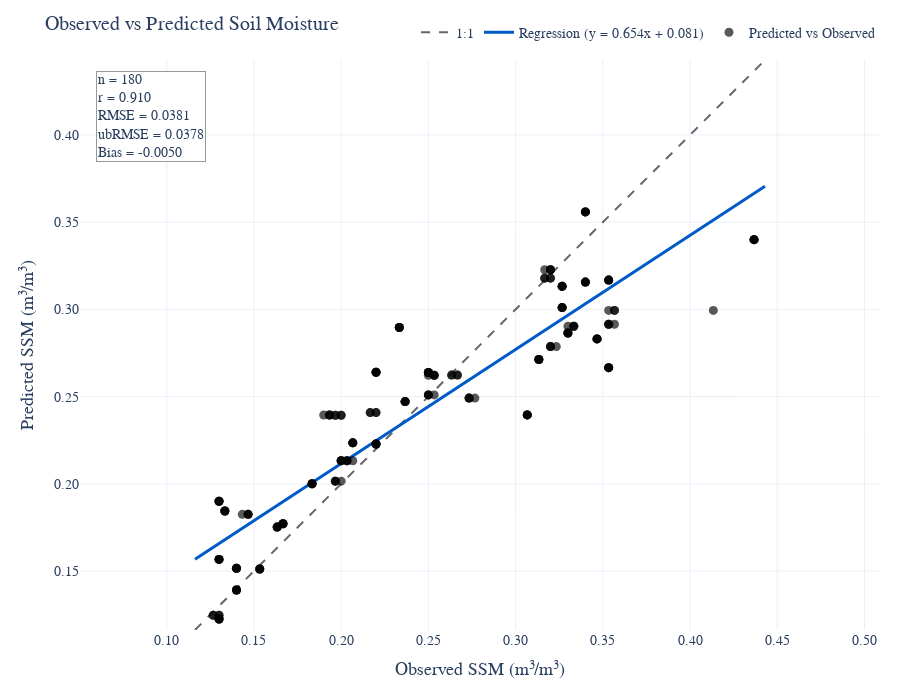

Notebook code for this chart:
### Code cell
import numpy as np
import plotly.graph_objects as go
from scipy.stats import pearsonr

# ---- Prep ----
df = sub_df.loc[:, ["ssm", "ssm_pred", "station", "date"]].dropna(subset=["ssm", "ssm_pred"]).copy()
obs  = df["ssm"].to_numpy()
pred = df["ssm_pred"].to_numpy()
n = obs.size

# Metrics
bias   = float(np.mean(pred - obs))
rmse   = float(np.sqrt(np.mean((pred - obs) ** 2)))
ub_rmse= float(np.sqrt(np.mean(((pred - obs) - bias) ** 2)))
r, _   = pearsonr(obs, pred)

# Axis limits (square)
minv = float(min(obs.min(), pred.min()))
maxv = float(max(obs.max(), pred.max()))
pad  = 0.02 * (maxv - minv) if maxv > minv else 0.01
xmin, xmax = minv - pad, maxv + pad
x_line = np.linspace(xmin, xmax, 200)

# Regression (y on x)
m, b = np.polyfit(obs, pred, 1)
y_reg = m * x_line + b

# ---- Figure ----
fig = go.Figure()

# 1:1 line
fig.add_trace(go.Scatter(
    x=x_line, y=x_line, mode="lines",
    line=dict(color="rgba(0,0,0,0.6)", width=2, dash="dash"),
    name="1:1", hoverinfo="skip"
))

# Regression line
fig.add_trace(go.Scatter(
    x=x_line, y=y_reg, mode="lines",
    line=dict(color="rgb(0,90,200)", width=3),
    name=f"Regression (y = {m:.3f}x + {b:.3f})",
    hoverinfo="skip"
))

# Scatter points (bigger dots)
fig.add_trace(go.Scatter(
    x=obs, y=pred, mode="markers",
    marker=dict(size=9, color="rgba(0,0,0,0.65)"),
    name="Predicted vs Observed",
    customdata=np.stack([
        df["station"].to_numpy(),
        df["date"].astype(str).to_numpy(),
        (pred - obs)
    ], axis=1),
    hovertemplate=(
        "Station: %{customdata[0]}<br>"
        "Date: %{customdata[1]}<br>"
        "Obs: %{x:.3f}<br>"
        "Pred: %{y:.3f}<br>"
        "Residual: %{customdata[2]:+.3f}<extra></extra>"
    )
))

# Metrics box
metrics_text = (
    f"n = {n:,}<br>"
    f"r = {r:.3f}<br>"
    f"RMSE = {rmse:.4f}<br>"
    f"ubRMSE = {ub_rmse:.4f}<br>"
    f"Bias = {bias:+.4f}"
)
fig.add_annotation(
    x=0.02, y=0.98, xref="paper", yref="paper",
    text=metrics_text, showarrow=False, align="left",
    bordercolor="rgba(0,0,0,0.4)", borderwidth=1,
    bgcolor="rgba(255,255,255,0.95)", font=dict(size=14)
)

# Layout with stronger axis fonts
fig.update_layout(
    template="plotly_white",
    title="Observed vs Predicted Soil Moisture",
    xaxis_title="Observed SSM (m³/m³)",
    yaxis_title="Predicted SSM (m³/m³)",
    width=900, height=700,
    font=dict(family="Arial", size=14),
    legend=dict(orientation="h", yanchor="bottom", y=1.02,
                xanchor="right", x=1),
    margin=dict(l=80, r=20, t=60, b=70)
)

# Axis styling: stronger ticks + titles
fig.update_xaxes(
    range=[xmin, xmax],
    tickformat=".2f",
    showgrid=True,
    zeroline=False,
    title_font=dict(size=18),
    tickfont=dict(size=14)
)
fig.update_yaxes(
    range=[xmin, xmax],
    tickformat=".2f",
    showgrid=True,
    zeroline=False,
    scaleanchor="x", scaleratio=1,
    title_font=dict(size=18),
    tickfont=dict(size=14)
)

fig.show()

### Figure 1 — Plotly figure (JSON) as saved in the notebook; plotly's stock layout.template omitted (floating-point values rounded to 4 significant figures; data arrays with more than 128 entries replaced by an {"elided": "..."} marker saying what was removed)
{"data": [{"hoverinfo": "skip", "line": {"color": "rgba(0,0,0,0.6)", "dash": "dash", "width": 2}, "mode": "lines", "name": "1:1", "type": "scatter", "x": {"elided": "200 float values"}, "y": {"elided": "200 float values"}}, {"hoverinfo": "skip", "line": {"color": "rgb(0,90,200)", "width": 3}, "mode": "lines", "name": "Regression (y = 0.654x + 0.081)", "type": "scatter", "x": {"elided": "200 float values"}, "y": {"elided": "200 float values"}}, {"customdata": {"elided": "180x3 mixed values"}, "hovertemplate": "Station: %{customdata[0]}<br>Date: %{customdata[1]}<br>Obs: %{x:.3f}<br>Pred: %{y:.3f}<br>Residual: %{customdata[2]:+.3f}<extra></extra>", "marker": {"color": "rgba(0,0,0,0.65)", "size": 9}, "mode": "markers", "name": "Predicted vs Observed", "type": "scatter", "x": {"elided": "180 float values"}, "y": {"elided": "180 float values"}}], "layout": {"annotations": [{"align": "left", "bgcolor": "rgba(255,255,255,0.95)", "bordercolor": "rgba(0,0,0,0.4)", "borderwidth": 1, "font": {"size": 14}, "showarrow": false, "text": "n = 180<br>r = 0.910<br>RMSE = 0.0381<br>ubRMSE = 0.0378<br>Bias = -0.0050", "x": 0.02, "xref": "paper", "y": 0.98, "yref": "paper"}], "font": {"family": "Arial", "size": 14}, "height": 700, "legend": {"orientation": "h", "x": 1, "xanchor": "right", "y": 1.02, "yanchor": "bottom"}, "margin": {"b": 70, "l": 80, "r": 20, "t": 60}, "title": {"text": "Observed vs Predicted Soil Moisture"}, "width": 900, "xaxis": {"range": [0.1162, 0.4429], "showgrid": true, "tickfont": {"size": 14}, "tickformat": ".2f", "title": {"font": {"size": 18}, "text": "Observed SSM (m³/m³)"}, "zeroline": false}, "yaxis": {"range": [0.1162, 0.4429], "scaleanchor": "x", "scaleratio": 1, "showgrid": true, "tickfont": {"size": 14}, "tickformat": ".2f", "title": {"font": {"size": 18}, "text": "Predicted SSM (m³/m³)"}, "zeroline": false}}}
